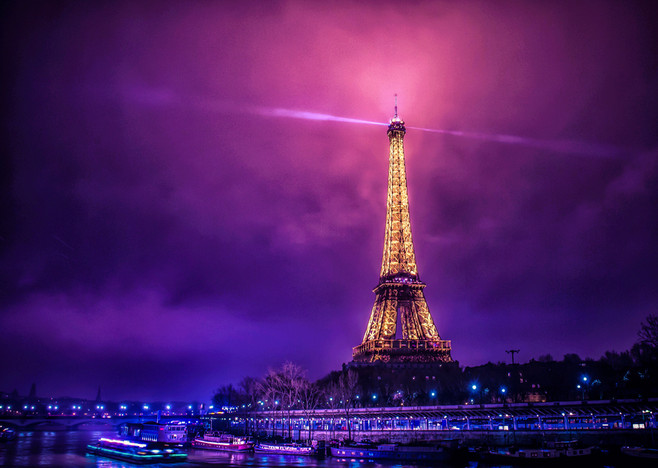
//> input picture c++/opencv3_tutorial/file/img/1.jpg, 658 x 468 px
$ ./chapter_5   (built with g++ and OpenCV 4)
//> lines starting //> are read from the running program, lines starting //| are printed output that depends on the picture
#include <iostream>
#include "opencv.hpp"
using namespace std;
using namespace cv;

// [101 lines left out: functions ROI_AddImage, LinearBlending, ROI_LinearBlending, not called in this run]
/**
 * @cOlor
 * 多通道混合-分量部分
 * 0-B ,1-G, 2-R
 */
// [37 lines left out: function MultiChannelBlending, not called in this run]

int g_nContrastValue; //对比度值
int g_nBrightValue;   //亮度值
Mat g_srcImage, g_dstImage;
/**
 * 改变图像对比度和亮度值的回调函数
 */
// [47 lines left out: functions ContrastAndBright, ContrastAndBrightTest, not called in this run]

bool dft()
{
    //【1】以灰度模式读取原始图像并显示
    Mat srcImage = imread("file/img/1.jpg", 0);
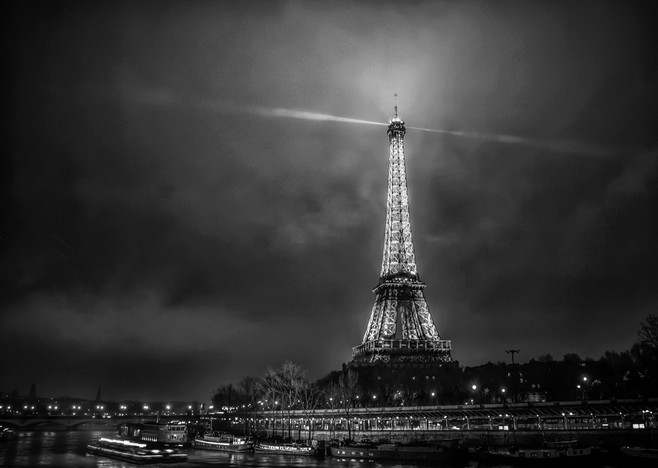
//> srcImage: 468 rows x 658 cols, CV_8UC1; min 0, max 255, mean 52.8
    if (!srcImage.data)
    {
        printf("读取图片错误，请确定目录下是否有imread函数指定图片存在~！ \n");
        return false;
    }
    imshow("srcImage", srcImage);
    //【2】将输入图像延扩到最佳的尺寸，边界用0补充
    int m = getOptimalDFTSize(srcImage.rows);
//> m = 480
    int n = getOptimalDFTSize(srcImage.cols);
//> n = 675
    //将添加的像素初始化为0.
    Mat padded;
    copyMakeBorder(srcImage, padded, 0, m - srcImage.rows, 0, n - srcImage.cols, BORDER_CONSTANT, Scalar::all(0));
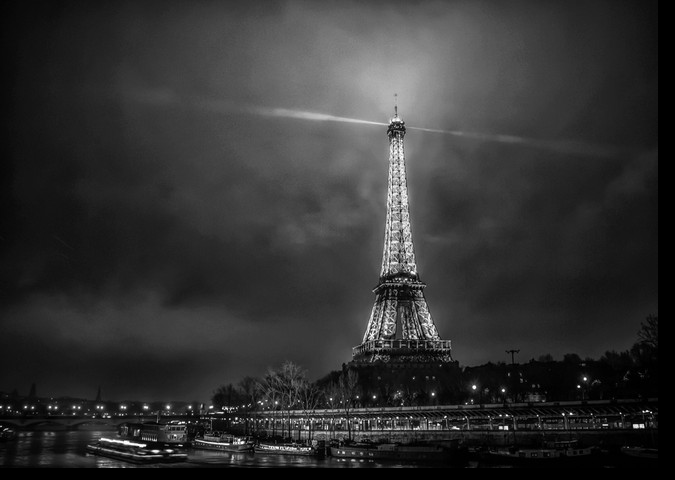
//> padded: 480 rows x 675 cols, CV_8UC1; min 0, max 255, mean 50.2

    //【3】为傅立叶变换的结果(实部和虚部)分配存储空间。
    //将planes数组组合合并成一个多通道的数组complexI
    Mat planes[] = {Mat_<float>(padded), Mat::zeros(padded.size(), CV_32F)};
//> planes[1]: 480 rows x 675 cols, CV_32FC1; every value is 0
    Mat complexI;
    merge(planes, 2, complexI);

    //【4】进行就地离散傅里叶变换
    dft(complexI, complexI);

    //【5】将复数转换为幅值，即=> log(1 + sqrt(Re(DFT(I))^2 + Im(DFT(I))^2))
    split(complexI, planes);                    // 将多通道数组complexI分离成几个单通道数组，planes[0] = Re(DFT(I), planes[1] = Im(DFT(I))
    magnitude(planes[0], planes[1], planes[0]); // planes[0] = magnitude
    Mat magnitudeImage = planes[0];

    //【6】进行对数尺度(logarithmic scale)缩放
    magnitudeImage += Scalar::all(1);
    log(magnitudeImage, magnitudeImage); //求自然对数

    //【7】剪切和重分布幅度图象限
    //若有奇数行或奇数列，进行频谱裁剪
    magnitudeImage = magnitudeImage(Rect(0, 0, magnitudeImage.cols & -2, magnitudeImage.rows & -2));
//> magnitudeImage: 480 rows x 674 cols, CV_32FC1
    //重新排列傅立叶图像中的象限，使得原点位于图像中心
    int cx = magnitudeImage.cols / 2;
//> cx = 337
    int cy = magnitudeImage.rows / 2;
//> cy = 240
    Mat q0(magnitudeImage, Rect(0, 0, cx, cy));   // ROI区域的左上
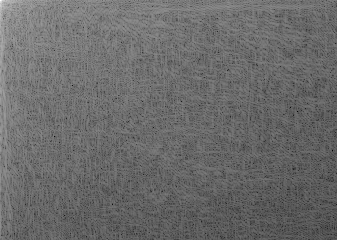
//> q0: 240 rows x 337 cols, CV_32FC1; min 2.05, max 16.6, mean 8.16; drawn with min black and max white
    Mat q1(magnitudeImage, Rect(cx, 0, cx, cy));  // ROI区域的右上
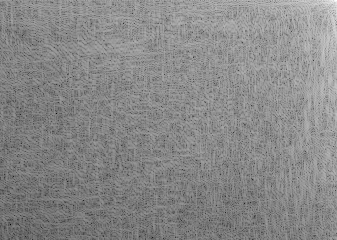
//> q1: 240 rows x 337 cols, CV_32FC1; min 1.63, max 13.82, mean 8.17; drawn with min black and max white
    Mat q2(magnitudeImage, Rect(0, cy, cx, cy));  // ROI区域的左下
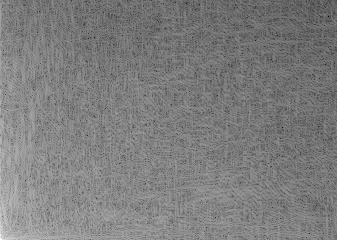
//> q2: 240 rows x 337 cols, CV_32FC1; min 1.63, max 14.88, mean 8.17; drawn with min black and max white
    Mat q3(magnitudeImage, Rect(cx, cy, cx, cy)); // ROI区域的右下
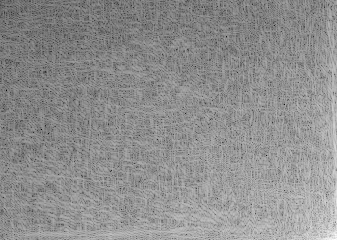
//> q3: 240 rows x 337 cols, CV_32FC1; min 2.05, max 12.86, mean 8.13; drawn with min black and max white
    //交换象限（左上与右下进行交换）
    Mat tmp;
    q0.copyTo(tmp);
    q3.copyTo(q0);
    tmp.copyTo(q3);
    //交换象限（右上与左下进行交换）
    q1.copyTo(tmp);
    q2.copyTo(q1);
    tmp.copyTo(q2);
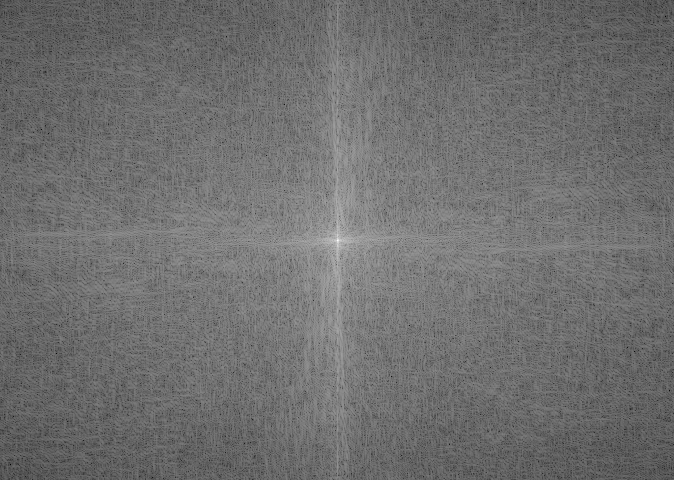
//> magnitudeImage: 480 rows x 674 cols, CV_32FC1; min 1.63, max 16.6, mean 8.16; drawn with min black and max white

    //【8】归一化，用0到1之间的浮点值将矩阵变换为可视的图像格式
    //此句代码的OpenCV2版为：
    //normalize(magnitudeImage, magnitudeImage, 0, 1, CV_MINMAX);
    //此句代码的OpenCV3版为:
    normalize(magnitudeImage, magnitudeImage, 0, 1, NORM_MINMAX);

    //【9】显示效果图
    imshow("magnitudeImage", magnitudeImage);
    waitKey();
}

int main()
{
    system("color 6F");
    // [5 lines of commented-out code are left out]
    dft();
    waitKey(0);
    return 0;
}
